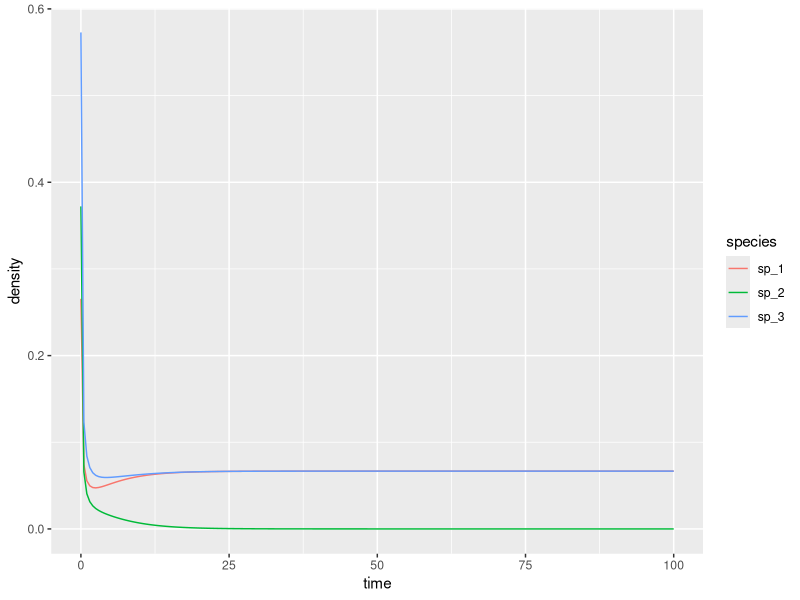

This chart was generated by the following R code:
library(deSolve) # integrate ODEs
library(tidyverse) # plotting and wrangling

# Generalized Lotka-Volterra model
GLV <- function(t, x, parameters){
  with(as.list(c(x, parameters)), {
    x[x < 10^-8] <- 0 # prevent numerical problems
    dxdt <- x * (r + A %*% x)
    list(dxdt)
  })
}
# function to plot output
plot_ODE_output <- function(out){
  out <- as.data.frame(out)
  colnames(out) <- c("time", paste("sp", 1:(ncol(out) -1), sep = "_"))
  out <- as_tibble(out) %>% gather(species, density, -time)
  pl <- ggplot(data = out) + 
    aes(x = time, y = density, colour = species) + 
    geom_line()
  show(pl)
  return(out)
}
# general function to integrate GLV
integrate_GLV <- function(r, A, x0, maxtime = 100, steptime = 0.5){
  times <- seq(0, maxtime, by = steptime)
  parameters <- list(r = r, A = A)
  # solve numerically
  out <- ode(y = x0, times = times, 
           func = GLV, parms = parameters, 
           method = "ode45")
  # plot and make into tidy form
  out <- plot_ODE_output(out)
  return(out)
}

set.seed(1) # for reproducibility
r_1 <- rep(1, 3)
A_1 <- -matrix(c(10, 9, 5, 
                 9, 10, 9, 
                 5, 9, 10), 3, 3, byrow = TRUE)
# check the existence of feasible equilibrium
print(solve(A_1, -r_1)) # not feasible
x0_1 <- runif(3)
res_1 <- integrate_GLV(r_1, A_1, x0_1)
